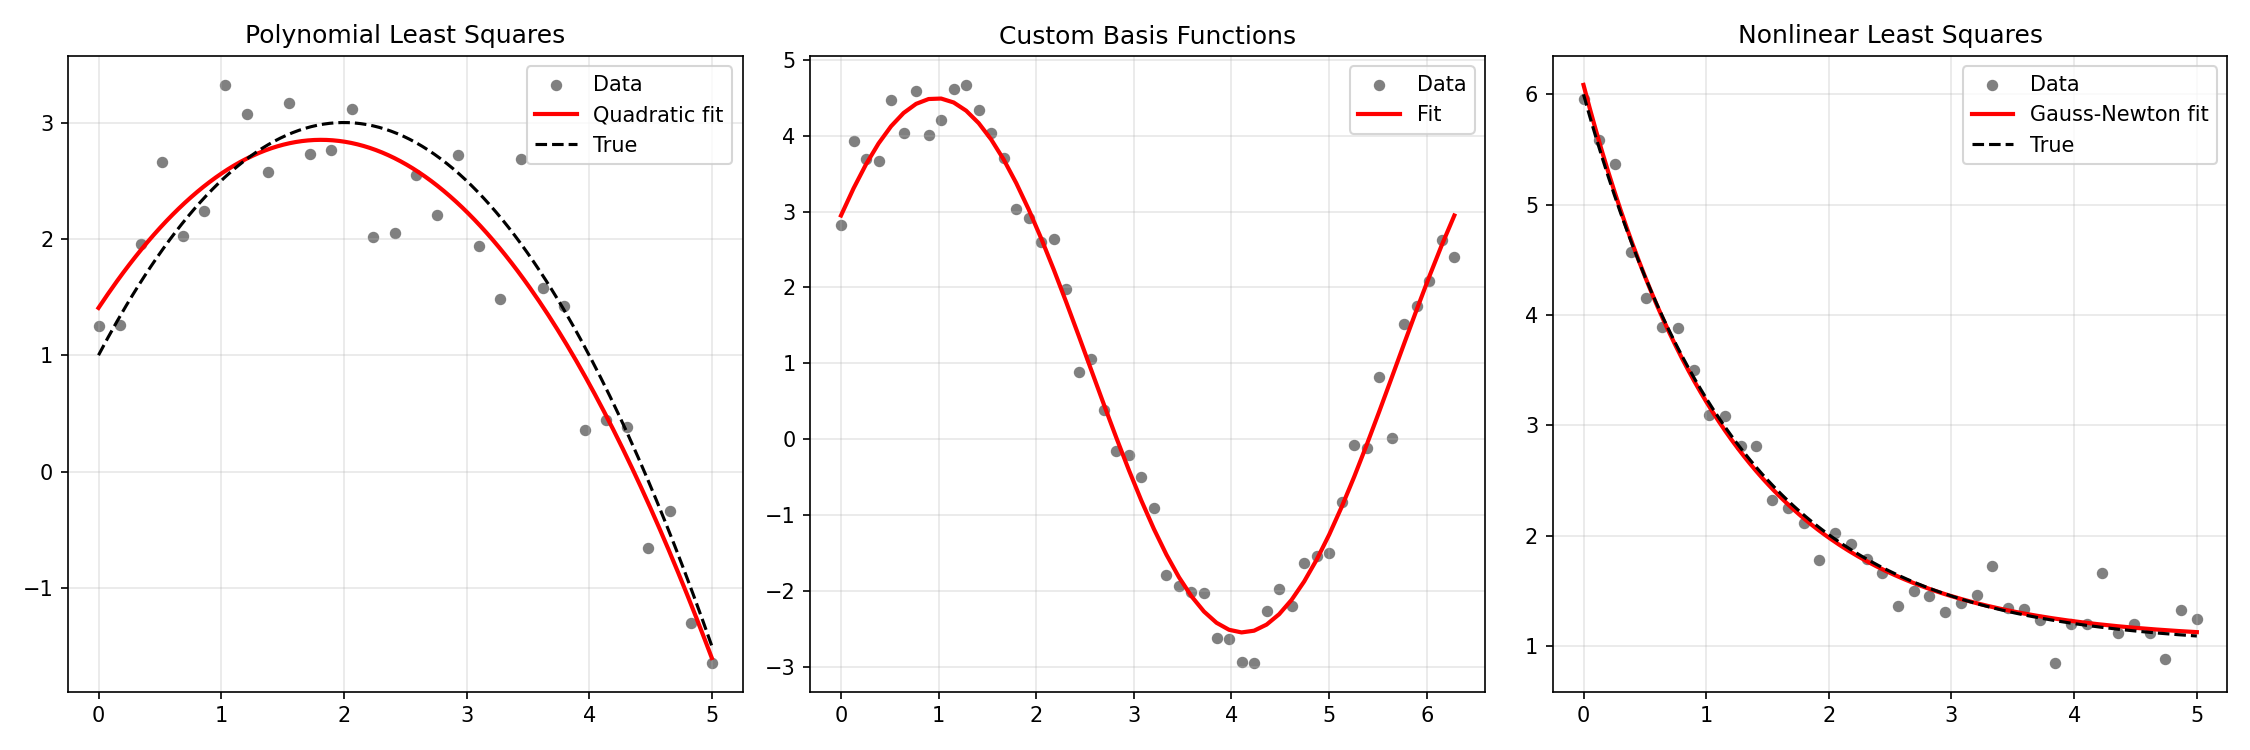

Here is the Python script that generated this plot:
"""
Least-Squares Fitting
======================
Find the best-fit curve that minimizes the sum of squared residuals:
    min_c Σ [yᵢ - model(xᵢ; c)]²

Types:
1. Linear least squares: model is linear in parameters (polynomial, etc.)
   → Solve the normal equations: (AᵀA) c = Aᵀ y
2. Nonlinear least squares: model is nonlinear in parameters
   → Use iterative methods (Gauss-Newton, Levenberg-Marquardt)

Properties:
- Maximum likelihood estimator for Gaussian noise.
- Sensitive to outliers (consider robust fitting for noisy data).
- Condition number of AᵀA can be problematic → use QR or SVD instead.

Physics applications:
- Fitting experimental data, calibration curves.
- Parameter estimation in models (decay rates, resonance frequencies).
"""

import numpy as np


def polynomial_fit(x, y, degree):
    """
    Fit a polynomial of given degree using least squares.
    
    Constructs the Vandermonde matrix and solves the normal equations.
    
    Parameters
    ----------
    x, y : ndarray – data points
    degree : int – polynomial degree
    
    Returns
    -------
    coeffs : ndarray – polynomial coefficients [a₀, a₁, ..., aₙ]
             where p(x) = a₀ + a₁x + a₂x² + ...
    """
    # Vandermonde matrix: A[i,j] = x[i]^j
    A = np.vander(x, degree + 1, increasing=True)
    
    # Normal equations: (AᵀA)c = Aᵀy
    # Using QR for better numerical stability
    Q, R = np.linalg.qr(A)
    coeffs = np.linalg.solve(R, Q.T @ y)
    
    return coeffs


def evaluate_polynomial(coeffs, x):
    """Evaluate polynomial with coefficients [a₀, a₁, ..., aₙ]."""
    result = np.zeros_like(np.atleast_1d(x), dtype=float)
    for i, c in enumerate(coeffs):
        result += c * np.atleast_1d(x)**i
    return result.squeeze()


def general_linear_fit(basis_funcs, x, y):
    """
    General linear least-squares fit with arbitrary basis functions.
    
    model(x) = c₁ φ₁(x) + c₂ φ₂(x) + ... + cₘ φₘ(x)
    
    Parameters
    ----------
    basis_funcs : list of callables – basis functions φᵢ(x)
    x, y : ndarray – data points
    
    Returns
    -------
    coeffs : ndarray – coefficients [c₁, c₂, ..., cₘ]
    """
    m = len(basis_funcs)
    n = len(x)
    A = np.zeros((n, m))
    
    for j, phi in enumerate(basis_funcs):
        A[:, j] = phi(x)
    
    # Solve using SVD (most robust)
    coeffs, residuals, rank, sv = np.linalg.lstsq(A, y, rcond=None)
    return coeffs


def gauss_newton(model, jacobian, x, y, p0, tol=1e-10, max_iter=100):
    """
    Gauss-Newton method for nonlinear least squares.
    
    Iteratively linearizes the model and solves:
        (JᵀJ) Δp = Jᵀ r
    where J is the Jacobian and r = y - model(x, p) is the residual.
    
    Parameters
    ----------
    model : callable – model(x, p) returning predicted y values
    jacobian : callable – jacobian(x, p) returning J matrix (n × m)
    x, y : ndarray – data
    p0 : ndarray – initial parameter guess
    
    Returns
    -------
    p : ndarray – optimized parameters
    history : list of residual norms
    """
    p = p0.astype(float).copy()
    history = []
    
    for k in range(max_iter):
        r = y - model(x, p)              # Residual
        J = jacobian(x, p)               # Jacobian
        
        res_norm = np.linalg.norm(r)
        history.append(res_norm)
        
        # Solve normal equations for step
        JtJ = J.T @ J
        Jtr = J.T @ r
        dp = np.linalg.solve(JtJ, Jtr)
        
        p += dp
        
        if np.linalg.norm(dp) < tol:
            print(f"Gauss-Newton converged in {k+1} iterations")
            break
    
    return p, history


def compute_fit_statistics(x, y, y_fit, n_params):
    """
    Compute goodness-of-fit statistics.
    
    Returns
    -------
    dict with R², adjusted R², RMSE, chi²
    """
    n = len(y)
    residuals = y - y_fit
    ss_res = np.sum(residuals**2)
    ss_tot = np.sum((y - np.mean(y))**2)
    
    R2 = 1 - ss_res / ss_tot
    R2_adj = 1 - (1 - R2) * (n - 1) / (n - n_params - 1)
    RMSE = np.sqrt(ss_res / n)
    chi2 = ss_res / (n - n_params)  # Reduced chi-squared
    
    return {'R2': R2, 'R2_adj': R2_adj, 'RMSE': RMSE, 'chi2_reduced': chi2}


# ============================================================
# Demo
# ============================================================
if __name__ == "__main__":
    np.random.seed(42)
    print("=" * 60)
    print("LEAST-SQUARES FITTING DEMO")
    print("=" * 60)

    # --- Polynomial fitting ---
    # TO TEST: Change noise level, sample count, and polynomial degree list; observe underfitting/overfitting behavior and how R² responds to model complexity.
    print("\n--- Polynomial Fit ---")
    x = np.linspace(0, 5, 30)
    y_true = 1.0 + 2.0*x - 0.5*x**2
    y_noisy = y_true + np.random.randn(30) * 0.5

    for deg in [1, 2, 3]:
        coeffs = polynomial_fit(x, y_noisy, deg)
        y_fit = evaluate_polynomial(coeffs, x)
        stats = compute_fit_statistics(x, y_noisy, y_fit, deg + 1)
        print(f"  Degree {deg}: coeffs = {np.round(coeffs, 4)}, R² = {stats['R2']:.6f}")

    # --- Custom basis functions ---
    # TO TEST: Swap or add basis functions (e.g., x, x^2, exp terms) and adjust synthetic signal coefficients; observe coefficient recovery quality and residual trends.
    print("\n--- Custom Basis: f(x) = a·sin(x) + b·cos(x) + c ---")
    x2 = np.linspace(0, 2*np.pi, 50)
    y2 = 3*np.sin(x2) + 2*np.cos(x2) + 1 + np.random.randn(50)*0.3

    basis = [lambda x: np.sin(x), lambda x: np.cos(x), lambda x: np.ones_like(x)]
    coeffs2 = general_linear_fit(basis, x2, y2)
    print(f"  Fitted: {coeffs2[0]:.3f}·sin(x) + {coeffs2[1]:.3f}·cos(x) + {coeffs2[2]:.3f}")
    print(f"  True:   3.000·sin(x) + 2.000·cos(x) + 1.000")

    # --- Nonlinear fit: exponential decay ---
    # TO TEST: Vary initial guess p0, decay rate in generated data, and noise amplitude; observe Gauss-Newton convergence speed, stability, and fitted parameter sensitivity.
    print("\n--- Nonlinear Fit: y = a·exp(-b·x) + c ---")
    x3 = np.linspace(0, 5, 40)
    y3 = 5.0 * np.exp(-0.8 * x3) + 1.0 + np.random.randn(40) * 0.2

    def exp_model(x, p):
        return p[0] * np.exp(-p[1] * x) + p[2]

    def exp_jacobian(x, p):
        J = np.zeros((len(x), 3))
        J[:, 0] = np.exp(-p[1] * x)           # ∂f/∂a
        J[:, 1] = -p[0] * x * np.exp(-p[1]*x) # ∂f/∂b
        J[:, 2] = 1.0                          # ∂f/∂c
        return J

    p0 = np.array([4.0, 1.0, 0.5])  # Initial guess
    p_fit, hist = gauss_newton(exp_model, exp_jacobian, x3, y3, p0)
    print(f"  Fitted: a={p_fit[0]:.3f}, b={p_fit[1]:.3f}, c={p_fit[2]:.3f}")
    print(f"  True:   a=5.000, b=0.800, c=1.000")

    # Plot
    try:
        import matplotlib.pyplot as plt
        fig, axes = plt.subplots(1, 3, figsize=(15, 5))

        # Polynomial fit
        coeffs = polynomial_fit(x, y_noisy, 2)
        y_fit = evaluate_polynomial(coeffs, x)
        axes[0].scatter(x, y_noisy, c='gray', s=20, label='Data')
        x_fine = np.linspace(0, 5, 200)
        axes[0].plot(x_fine, evaluate_polynomial(coeffs, x_fine), 'r-', lw=2, label='Quadratic fit')
        axes[0].plot(x_fine, 1+2*x_fine-0.5*x_fine**2, 'k--', label='True')
        axes[0].set_title('Polynomial Least Squares')
        axes[0].legend()
        axes[0].grid(True, alpha=0.3)

        # Custom basis
        y2_fit = coeffs2[0]*np.sin(x2) + coeffs2[1]*np.cos(x2) + coeffs2[2]
        axes[1].scatter(x2, y2, c='gray', s=20, label='Data')
        axes[1].plot(x2, y2_fit, 'r-', lw=2, label='Fit')
        axes[1].set_title('Custom Basis Functions')
        axes[1].legend()
        axes[1].grid(True, alpha=0.3)

        # Nonlinear fit
        axes[2].scatter(x3, y3, c='gray', s=20, label='Data')
        x3f = np.linspace(0, 5, 200)
        axes[2].plot(x3f, exp_model(x3f, p_fit), 'r-', lw=2, label='Gauss-Newton fit')
        axes[2].plot(x3f, 5*np.exp(-0.8*x3f)+1, 'k--', label='True')
        axes[2].set_title('Nonlinear Least Squares')
        axes[2].legend()
        axes[2].grid(True, alpha=0.3)

        plt.tight_layout()
        plt.savefig("least_squares_fitting.png", dpi=150)
        plt.show()
    except ImportError:
        print("(matplotlib not available)")
